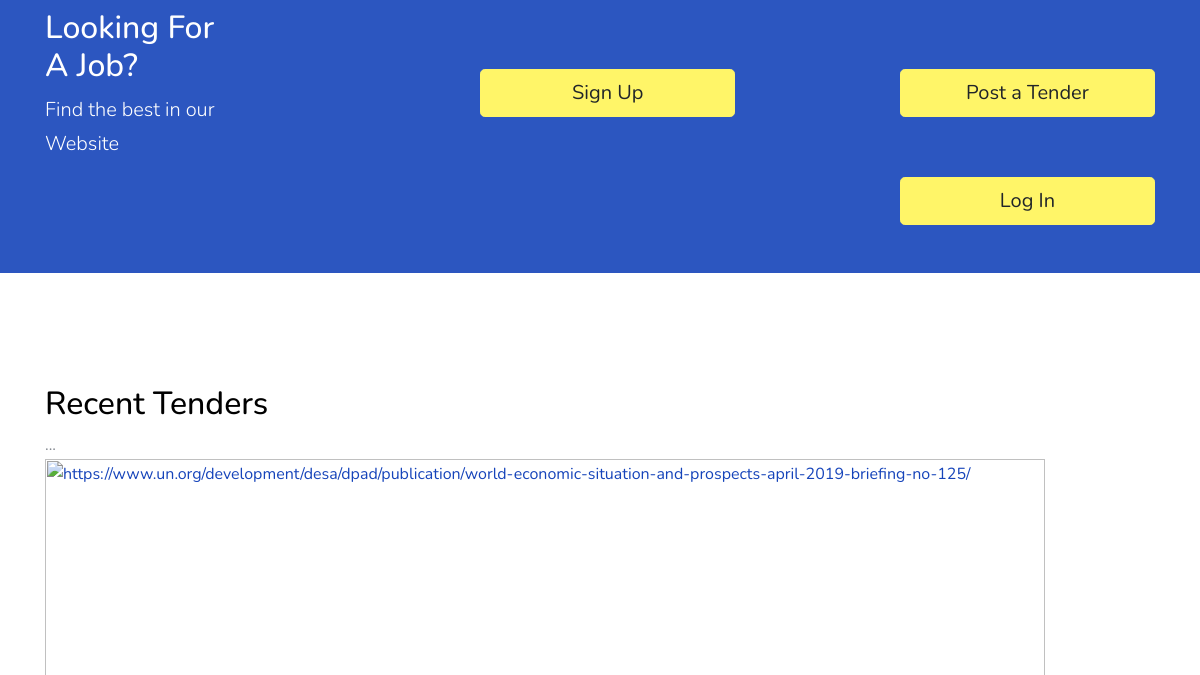
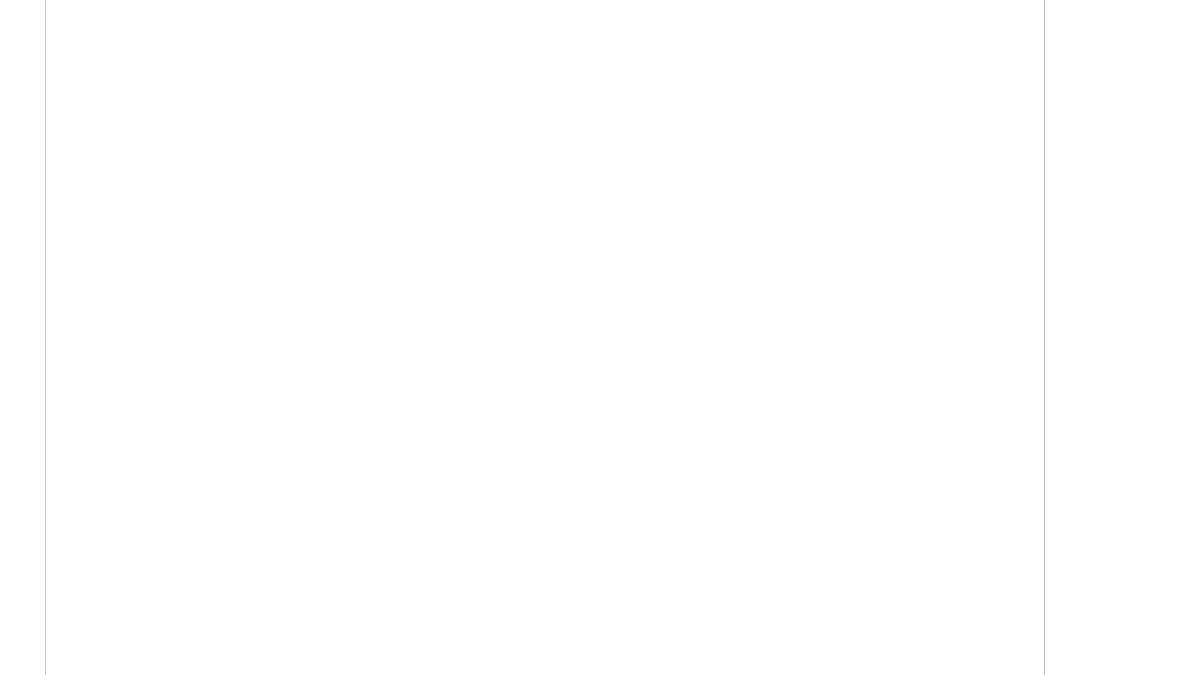
The app's page / (middle part), older data (2 pictures, top to bottom).
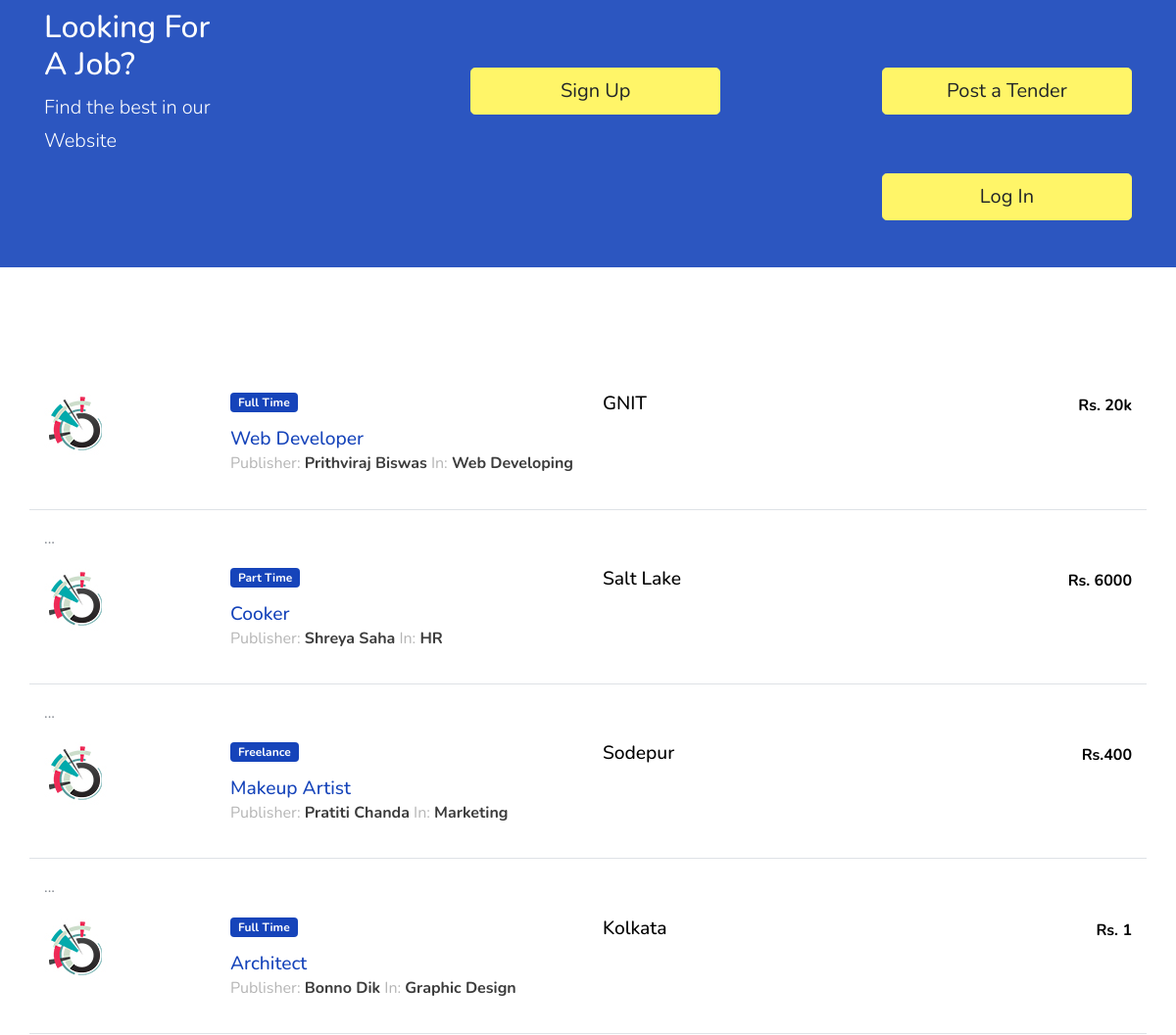
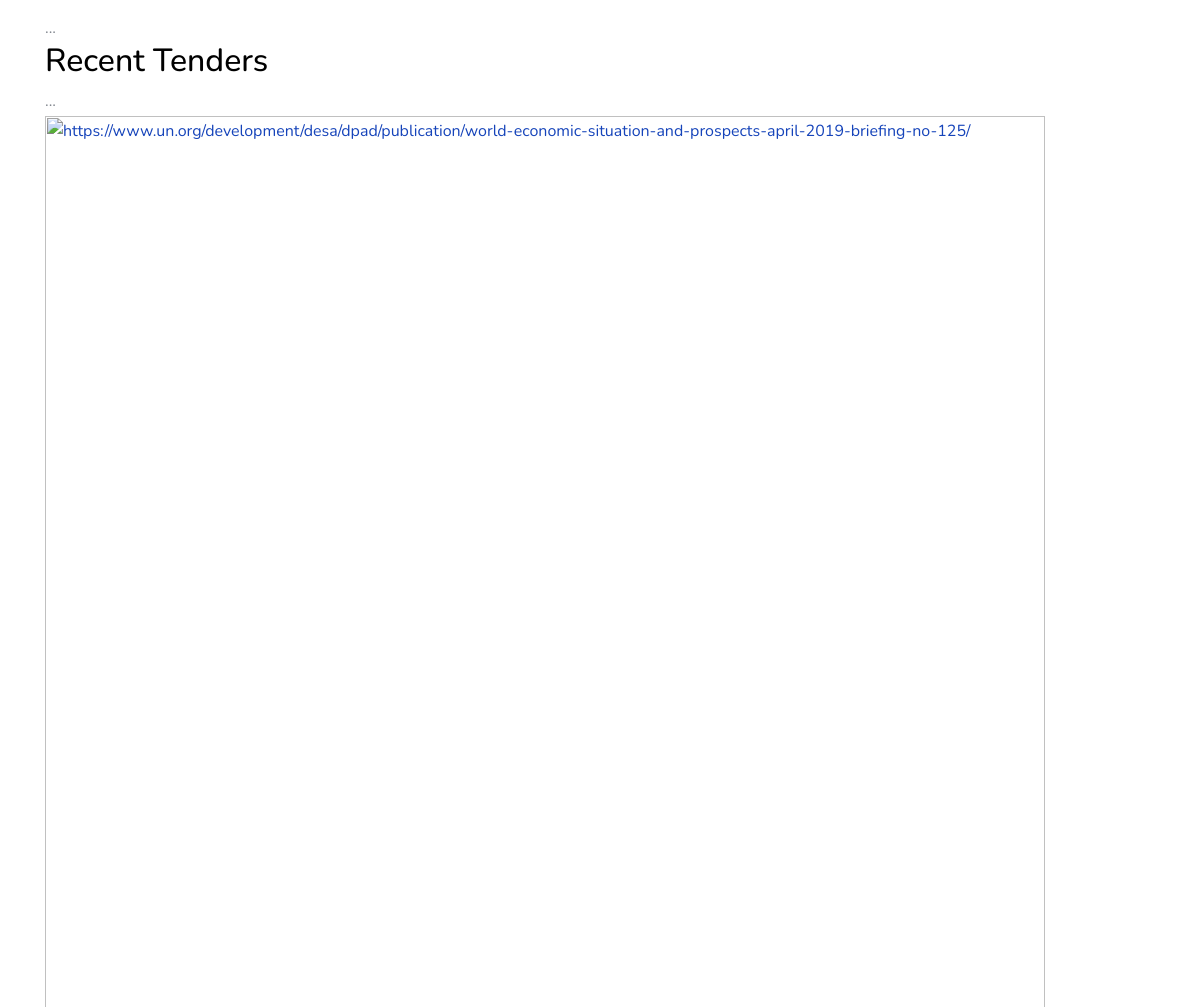
The same page, newer data (2 pictures, top to bottom).
### jobs/models.py (models this page shows, shortened)
class JobListing(models.Model):
    user = models.ForeignKey(settings.AUTH_USER_MODEL, on_delete=models.CASCADE)
    title = models.CharField(max_length=100)
    company_name = models.CharField(max_length=200)
    employment_status = models.CharField(choices=JOB_TYPE, max_length=10)
    vacancy = models.CharField(max_length=10, null=True)
    gender = models.CharField(choices=GENDER, max_length=30, null=True)
    category = models.CharField(choices=CATEGORY, max_length =30)
    description = models.TextField()
    responsibilities = models.TextField()
    experience = models.CharField(max_length=100)
    job_location = models.CharField(max_length=120)
    Salary = models.CharField(max_length=100)
    image = models.ImageField(blank=True, upload_to='media', null=True)
    application_deadline = models.DateTimeField()
    published_on = models.DateTimeField(default=timezone.now)

### jobs/views.py (the view)
# urls.py: 2. Add a URL to urlpatterns:  path('', views.home, name='home')
def home(request):
    qs = JobListing.objects.all()
    jobs = JobListing.objects.all().count()
    user = User.objects.all().count()
    company_name = JobListing.objects.filter(company_name__startswith='P').count()
    paginator = Paginator(qs, 5)  # Show 5 jobs per page
    page = request.GET.get('page')
    try:
        qs = paginator.page(page)
    except PageNotAnInteger:
        qs = paginator.page(1)
    except EmptyPage:
        qs = paginator.page(paginator.num_pages)
    context = {
        'query': qs,
        'job_qs': jobs,
        'company_name': company_name,
        'candidates': user
    }
    return render(request, "home.html", context)

### templates/home.html (shortened to what this page needs)
{% extends 'base.html' %}
{% load static %}
{% block content %}
   <section class="home-section section-hero overlay bg-image"  style="background-image: url('{% static 'images/hero_1.jpg' %}');" id="home-section">
	 <div class="container">
	 <div class="row align-items-center justify-content-center">
<!DOCTYPE html>
<html lang="en-US">
<body>
</body>
</html>
	 <div class="col-md-12">
	 <form id="job-main-form" method="get" action="{% url 'jobs:search' %}" class="search-jobs-form">
		 <link href="https://admin.chatcompose.com/static/EN/global/export/css/main.0ec6acf6.css" rel="stylesheet">
		 <!DOCTYPE html>
<html>
<head>
</head>
<body>
<button class="block"><a href="https://alagudhyogh.moodlecloud.com/mod/quiz/view.php?id=11">Test Your Skills</button>
</body>
</html>
	 </form>
	  </div>
	 </div>
	 </div>
	 </section>
	 <section class="py-5 bg-image overlay-primary fixed overlay" >
	  <div class="container">
	   <div class="row align-items-center">
	     <div class="col-md-8">
		 <h2 class="text-white">Looking For A Job?</h2>
		   <p class="mb-0 text-white lead">Find the best in our Website</p>
          </div>
	 <div class="col-md-3 ml-auto">
            <a href="{% url 'accounts:signup' %}" class="btn btn-warning btn-block btn-lg">Sign Up</a>
          </div>
		<div class="col-md-3 ml-auto">
            <a href="{% url 'accounts:signup' %}" class="btn btn-warning btn-block btn-lg">Post a Tender</a>
          </div>
		   <div class="col-md-3 ml-auto">
            <a href="{% url 'accounts:login' %}" class="btn btn-warning btn-block btn-lg">Log In</a>
          </div></section>
	 <section class="site-section">
	  <div class="container">
	  <div class="mb-5">
		  {% for q in query %}
		   <div class="row align-items-start job-item border-bottom pb-3 mb-3 pt-3">
			    <div class="col-md-2">
				       <a href="#"><img src="{% static 'images/featured-listing-1.jpg' %}" alt="Image" class="img-fluid"></a>
            </div>
         	<div class="col-md-4">
	          <span class="badge badge-primary px-2 py-1 mb-3">
                   {{ q.employment_status }}
		          </span>
			      <h2><a href="{% url 'jobs:job-single' q.id %}">{{ q.title }}</a> </h2>
	          <p class="meta">Publisher: <strong>{{ q.user.first_name }} {{ q.user.last_name }}</strong> In: <strong>{{ q.category }}</strong></p>
        </div>
	   <div class="col-md-3 text-left">
     <h3>{{ q.job_location }}</h3>
            </div>
            <div class="col-md-3 text-md-right">
              <strong class="text-black">{{ q.Salary }}</strong>
            </div>
          </div>
		  <div id="cp_widget_9198f050-859a-4f47-82c9-9aa20e781caf">...
		  </div>
{% endfor %}
		  <h2>Recent Tenders</h2>
<div id="cp_widget_c77f3202-2754-4289-8089-c879bdcaed74">...
</div>
<html>
<a href="https://www.un.org/development/desa/dpad/publication/world-economic-situation-and-prospects-april-2019-briefing-no-125/"><img height=1080 width=1000 src="https://www.un.org/development/desa/dpad/wp-content/uploads/sites/45/wesp-mb_apr2019_fig2.png" alt="https://www.un.org/development/desa/dpad/publication/world-economic-situation-and-prospects-april-2019-briefing-no-125/" >
</a>
</html>
{% endblock %}

### templates/base.html (shortened to what this page needs)
{% load static %}
<html lang="en">
  <head>
    <link rel="stylesheet" href="{% static 'css/custom-bs.css' %}">
    <link rel="stylesheet" href="{% static 'css/jquery.fancybox.min.css' %}">
    <link rel="stylesheet" href="{% static 'css/bootstrap-select.min.css' %}">
    <link rel="stylesheet" href="{% static 'fonts/icomoon/style.css' %}">
    <link rel="stylesheet" href="{% static 'fonts/line-icons/style.css' %}">
    <link rel="stylesheet" href="{% static 'css/owl.carousel.min.css' %}">
    <link rel="stylesheet" href="{% static 'css/animate.min.css' %}">
    <link rel="stylesheet" href="{% static 'css/style.css' %}">
  </head>
	 <body id="top">
 {% block content %}
 {% endblock %}
     </div>
      </div>
    </section>
  </body>
</html>

### templates/navbar.html (shortened to what this page needs)
{% load static %}

### static/css/style.css (style rules this page uses)
body { font-weight: 400; font-size: 1rem; line-height: 1.7; position: relative; }
body:after { content: ""; position: absolute; top: 0; left: 0; right: 0; bottom: 0; background: rgba(0, 0, 0, 0.7); z-index: 100; opacity: 0; visibility: hidden; -webkit-transition: .3s all ease; -o-transition: .3s all ease; transition: .3s all ease; }
h1, h2, h3, h4 { color: #000; }
.site-section { padding-top: 7rem; padding-bottom: 7rem; position: relative; z-index: 2; }
.text-black { color: #000 !important; }
.home-section { position: relative; }
.home-section > .container { z-index: 2; position: relative; }
.bg-image { background-size: cover; background-position: center center; background-repeat: no-repeat; }
.bg-image.fixed { background-attachment: fixed; }
.bg-image.overlay-primary { position: relative; }
.bg-image.overlay-primary:before { position: absolute; content: ""; top: 0; left: 0; right: 0; bottom: 0; background: rgba(22, 68, 186, 0.9); z-index: 1; }
.bg-image.overlay-primary > .container { position: relative; z-index: 2; }
.section-hero, .section-hero > .container > .row { height: 100vh; min-height: 900px; }
.section-hero.overlay, .section-hero.overlay-2 { position: relative; }
.section-hero.overlay:before, .section-hero.overlay-2:before { z-index: 1; position: absolute; content: ""; top: 0; left: 0; right: 0; bottom: 0; background: rgba(0, 0, 0, 0.5); }
.section-hero > .container { z-index: 2; position: relative; }
.btn:after, .btn:before { display: none; }
.job-item h2, .job-item h3 { font-size: 1.2rem; margin-bottom: 0; }
.job-item .meta { color: #b5b5b5; }
.job-item .meta strong { color: #3c3c3c; }

### templates/home.html (style rules this page uses)
.block { display: block; width: 100%; border: none; background-color: #4CAF50; color: white; padding: 14px 28px; font-size: 16px; cursor: pointer; text-align: center; }

Row changes from the older to the newer data that the page shows:
added JobListing: employment_status "Full Time", title "Web Developer", user.first_name "Prithviraj", user.last_name "Biswas", category "Web Developing", job_location "GNIT", Salary "Rs. 20k"
added JobListing: employment_status "Part Time", title "Cooker", user.first_name "Shreya", user.last_name "Saha", category "HR", job_location "Salt Lake", Salary "Rs. 6000"
added JobListing: employment_status "Freelance", title "Makeup Artist", user.first_name "Pratiti", user.last_name "Chanda", category "Marketing", job_location "Sodepur", Salary "Rs.400"
added JobListing: employment_status "Full Time", title "Architect", user.first_name "Bonno", user.last_name "Dik", category "Graphic Design", job_location "Kolkata", Salary "Rs. 1"
